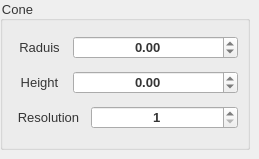
         <widget class="QWidget" name="cone_page">
          <property name="minimumSize">
           <size>
            <width>250</width>
            <height>150</height>
           </size>
          </property>
          <widget class="QGroupBox" name="groupBox_cube_properties_4">
           <property name="geometry">
            <rect>
             <x>0</x>
             <y>0</y>
             <width>250</width>
             <height>150</height>
            </rect>
           </property>
           <property name="minimumSize">
            <size>
             <width>140</width>
             <height>140</height>
            </size>
           </property>
           <property name="font">
            <font>
             <pointsize>10</pointsize>
            </font>
           </property>
           <property name="styleSheet">
            <string notr="true">color: rgb(53, 53, 53);</string>
           </property>
           <property name="title">
            <string>Cone</string>
           </property>
           <layout class="QVBoxLayout" name="verticalLayout_9">
            <item>
             <layout class="QHBoxLayout" name="horizontalLayout_19" stretch="1,3">
              <item>
               <widget class="QLabel" name="label_16">
                <property name="font">
                 <font>
                  <pointsize>10</pointsize>
                 </font>
                </property>
                <property name="styleSheet">
                 <string notr="true"/>
                </property>
                <property name="text">
                 <string>Raduis</string>
                </property>
                <property name="alignment">
                 <set>Qt::AlignCenter</set>
                </property>
               </widget>
              </item>
              <item>
               <widget class="QDoubleSpinBox" name="cone_r_input">
                <property name="font">
                 <font>
                  <pointsize>10</pointsize>
                  <bold>true</bold>
                 </font>
                </property>
                <property name="styleSheet">
                 <string notr="true"/>
                </property>
                <property name="alignment">
                 <set>Qt::AlignCenter</set>
                </property>
                <property name="decimals">
                 <number>2</number>
                </property>
                <property name="minimum">
                 <double>-1000.000000000000000</double>
                </property>
                <property name="maximum">
                 <double>1000.000000000000000</double>
                </property>
                <property name="singleStep">
                 <double>0.100000000000000</double>
                </property>
               </widget>
              </item>
             </layout>
            </item>
            <item>
             <layout class="QHBoxLayout" name="horizontalLayout_21" stretch="1,3">
              <item>
               <widget class="QLabel" name="label_18">
                <property name="font">
                 <font>
                  <pointsize>10</pointsize>
                 </font>
                </property>
                <property name="styleSheet">
                 <string notr="true"/>
                </property>
                <property name="text">
                 <string>Height</string>
                </property>
                <property name="alignment">
                 <set>Qt::AlignCenter</set>
                </property>
               </widget>
              </item>
              <item>
               <widget class="QDoubleSpinBox" name="cone_h_input">
                <property name="font">
                 <font>
                  <pointsize>10</pointsize>
                  <bold>true</bold>
                 </font>
                </property>
                <property name="styleSheet">
                 <string notr="true"/>
                </property>
                <property name="alignment">
                 <set>Qt::AlignCenter</set>
                </property>
                <property name="decimals">
                 <number>2</number>
                </property>
                <property name="minimum">
                 <double>-1000.000000000000000</double>
                </property>
                <property name="maximum">
                 <double>1000.000000000000000</double>
                </property>
                <property name="singleStep">
                 <double>0.100000000000000</double>
                </property>
               </widget>
              </item>
             </layout>
            </item>
            <item>
             <layout class="QHBoxLayout" name="horizontalLayout_22" stretch="1,2">
              <item>
               <widget class="QLabel" name="label_19">
                <property name="font">
                 <font>
                  <pointsize>10</pointsize>
                 </font>
                </property>
                <property name="styleSheet">
                 <string notr="true"/>
                </property>
                <property name="text">
                 <string>Resolution</string>
                </property>
                <property name="alignment">
                 <set>Qt::AlignCenter</set>
                </property>
               </widget>
              </item>
              <item>
               <widget class="QSpinBox" name="cone_res_input">
                <property name="font">
                 <font>
                  <pointsize>10</pointsize>
                  <bold>true</bold>
                 </font>
                </property>
                <property name="styleSheet">
                 <string notr="true"/>
                </property>
                <property name="alignment">
                 <set>Qt::AlignCenter</set>
                </property>
                <property name="minimum">
                 <number>1</number>
                </property>
                <property name="maximum">
                 <number>1000</number>
                </property>
               </widget>
              </item>
             </layout>
            </item>
           </layout>
          </widget>
         </widget>
